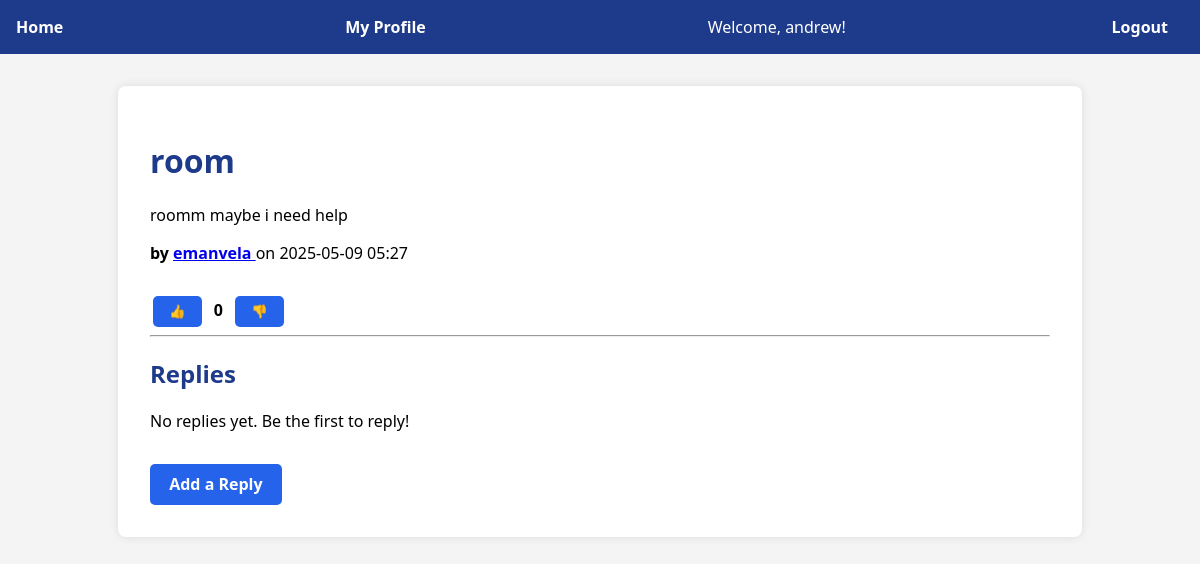
Page /post/2 (signed in) on the earlier database version.
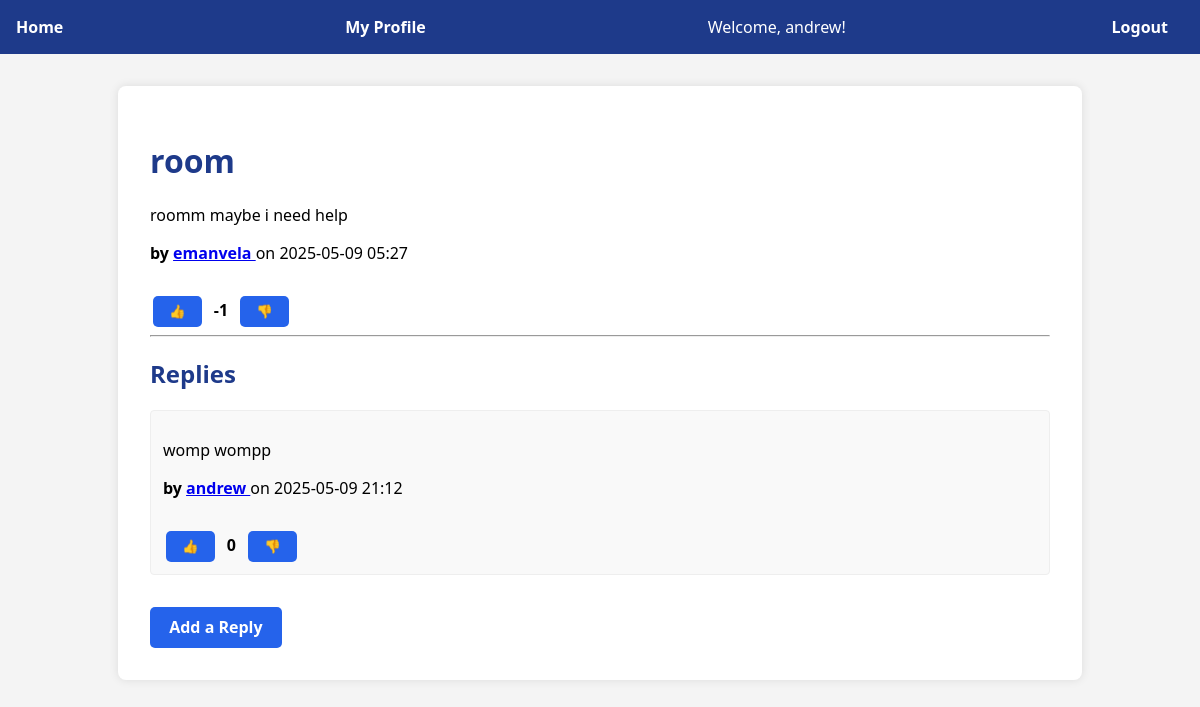
Same page on the later database version.
### app/models.py (models this page shows, shortened)
class Reply(db.Model):
    id = db.Column(db.Integer, primary_key=True)
    content = db.Column(db.Text, nullable=False)
    timestamp = db.Column(db.DateTime, index=True, default=datetime.utcnow)
    user_id = db.Column(db.Integer, db.ForeignKey('user.id'), nullable=False)
    post_id = db.Column(db.Integer, db.ForeignKey('post.id'), nullable=False)
    media_url = db.Column(db.String(255), nullable=True)
    author = db.relationship('User', back_populates='replies')
    post = db.relationship('Post', back_populates='replies')
    votes = db.relationship('Vote', back_populates='reply', lazy='dynamic', cascade='all, delete-orphan')
    @property
    def upvotes_count(self):
        return Vote.query.filter_by(reply_id=self.id, vote_type='upvote').count()
    @property
    def downvotes_count(self):
        return Vote.query.filter_by(reply_id=self.id, vote_type='downvote').count()
    @property
    def score(self):
        return self.upvotes_count - self.downvotes_count

class User(UserMixin, db.Model):
    id = db.Column(db.Integer, primary_key=True)
    username = db.Column(db.String(150), unique=True, nullable=False)
    email = db.Column(db.String(120), unique=True, nullable=False)
    password = db.Column(db.String(150), nullable=False)
    role = db.Column(db.String(10), nullable=False, default='student')
    profile_picture = db.Column(db.String(255), nullable=True)
    posts = db.relationship('Post', back_populates='author', lazy='dynamic', cascade='all, delete-orphan')
    replies = db.relationship('Reply', back_populates='author', lazy='dynamic', cascade='all, delete-orphan')
    votes = db.relationship('Vote', back_populates='user', lazy='dynamic', cascade='all, delete-orphan')
    followers = db.relationship(
        'Follow',
        foreign_keys='Follow.user_id',
        backref='followed_user',
        lazy='dynamic',
        cascade='all, delete-orphan'
    )
    following = db.relationship(
        'Follow',
        foreign_keys='Follow.follower_id',
        backref='follower_user',
        lazy='dynamic',
        cascade='all, delete-orphan'
    )

### app/routes.py (the view)
@main.route('/post/<int:post_id>')
@login_required
def view_post(post_id):
    post = Post.query.get_or_404(post_id)
    return render_template('post.html', post=post)

### app/models.py (called while the page is built)
    @property
    def upvotes_count(self):
        return Vote.query.filter_by(post_id=self.id, vote_type='upvote').count()

    @property
    def downvotes_count(self):
        return Vote.query.filter_by(post_id=self.id, vote_type='downvote').count()

    @property
    def score(self):
        return self.upvotes_count - self.downvotes_count

### app/routes.py (called while the page is built)
@login_manager.user_loader
def load_user(user_id):
    return User.query.get(int(user_id))

### app/templates/post.html (shortened to what this page needs)
{% extends 'base.html' %}
{% block content %}
<h1>{{ post.title }}</h1>
<p>{{ post.content }}</p>
<p>
    <strong>
        by <a href="{{ url_for('main.user_profile', username=post.author.username) }}">
            {{ post.author.username }}
        </a>
    </strong>
    on {{ post.timestamp.strftime('%Y-%m-%d %H:%M') }}
</p>
{% if current_user.is_authenticated %}
    <form action="{{ url_for('main.vote_post', post_id=post.id, vote_type='upvote') }}" method="post" class="vote-form-inline">
        <button type="submit">👍</button>
    </form>
    <span style="font-weight: bold; margin: 0 5px;">{{ post.score }}</span>
    <form action="{{ url_for('main.vote_post', post_id=post.id, vote_type='downvote') }}" method="post" class="vote-form-inline">
        <button type="submit">👎</button>
    </form>
{% else %}
    <p><a href="{{ url_for('main.login') }}">Log in to vote</a></p>
{% endif %}
<hr>
<h2>Replies</h2>
{% if post.replies.count() > 0 %}
    <ul class="profile-content-list">
        {% for reply in post.replies %}
        <li class="profile-content-list-item">
            <p>{{ reply.content }}</p>
            <p>
                <strong>
                    by <a href="{{ url_for('main.user_profile', username=reply.author.username) }}">
                        {{ reply.author.username }}
                    </a>
                </strong>
                on {{ reply.timestamp.strftime('%Y-%m-%d %H:%M') }}
            </p>
            {% if current_user.is_authenticated %}
                <form action="{{ url_for('main.vote_reply', reply_id=reply.id, vote_type='upvote') }}" method="post" class="vote-form-inline">
                    <button type="submit">👍</button>
                </form>
                <span style="font-weight: bold; margin: 0 5px;">{{ reply.score }}</span>
                <form action="{{ url_for('main.vote_reply', reply_id=reply.id, vote_type='downvote') }}" method="post" class="vote-form-inline">
                    <button type="submit">👎</button>
                </form>
            {% endif %}
        </li>
        {% endfor %}
    </ul>
{% else %}
    <p>No replies yet. Be the first to reply!</p>
{% endif %}
{% if current_user.is_authenticated %}
    <a href="{{ url_for('main.create_reply', post_id=post.id) }}" class="button-link-topic mt-1">Add a Reply</a>
{% else %}
    <p><a href="{{ url_for('main.login') }}">Login to reply</a></p>
{% endif %}
{% endblock %}

Differences in the rows shown:
added Reply: content "womp wompp", author.username "andrew", timestamp "2025-05-09 21:12", score "0"
Other differences:
{{ post.score }}: "0" → "-1"
text no longer shown: "No replies yet. Be the first to reply!"
